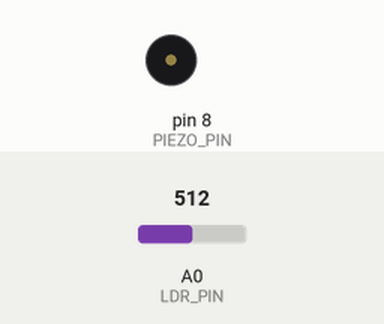
Recording of a sketch running on a simulated Arduino Uno, built with avr-gcc and run on an emulated ATmega328P. On the bench: buzzer (waves = sounding). The test bench sets the inputs (shaded band); at power-on: A0 (LDR_PIN) = 512.

Above: at 1.3 s.
1.4 s: A0 (LDR_PIN) set to 0
At 3.3 s:
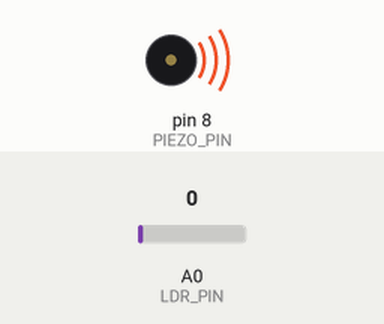
4.5 s: A0 (LDR_PIN) set to 122
At 4.88 s:
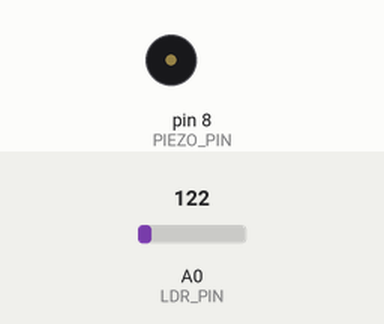
Timing chart, 0 to 13.6 s (numbered marks = the images above; inputs shaded):
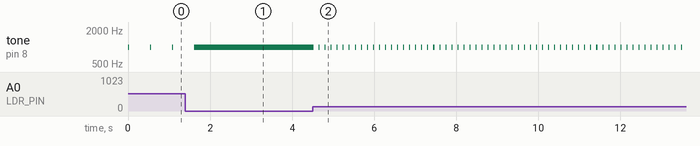

The sketch:

ldr.ino
```cpp
const int PIEZO_PIN = 8;
const int LDR_PIN = 0;
int ldrValue  = 0;

void setup()
{
    // do nothing
}


void loop()
{
    ldrValue = analogRead(LDR_PIN);
    tone(PIEZO_PIN, 1000);
    delay(25);
    noTone(PIEZO_PIN);
    delay(ldrValue);
}
```

Measured:
- after the input at 1.4 s, tone on pin 8 (PIEZO_PIN): goes on until 1.6 s, then stays 1000 Hz
- after the input at 4.5 s, tone on pin 8 (PIEZO_PIN): alternates 1000 Hz for 0.03 s and silent for 0.12 s, starting at once
- by itself, tone on pin 8 (PIEZO_PIN): alternates 1000 Hz for 0.03 s and silent for 0.51 s
